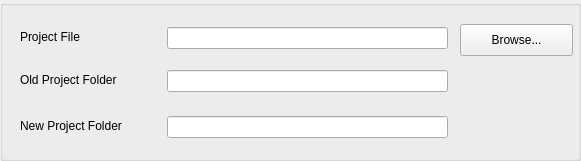
  <widget class="QGroupBox" name="groupBox">
   <property name="geometry">
    <rect>
     <x>15</x>
     <y>64</y>
     <width>581</width>
     <height>161</height>
    </rect>
   </property>
   <property name="title">
    <string/>
   </property>
   <widget class="QLineEdit" name="lineEdit">
    <property name="geometry">
     <rect>
      <x>167</x>
      <y>27</y>
      <width>281</width>
      <height>22</height>
     </rect>
    </property>
    <property name="font">
     <font>
      <weight>75</weight>
      <bold>true</bold>
     </font>
    </property>
    <property name="toolTip">
     <string>Existing Project is a project that was not created on some other computer or Home directory structure has been altered (by moving or renaming).</string>
    </property>
   </widget>
   <widget class="QLabel" name="label_2">
    <property name="geometry">
     <rect>
      <x>20</x>
      <y>28</y>
      <width>111</width>
      <height>17</height>
     </rect>
    </property>
    <property name="toolTip">
     <string>Existing Project is a project that was not created on some other computer or Home directory structure has been altered (by moving or renaming).</string>
    </property>
    <property name="text">
     <string>Project File</string>
    </property>
   </widget>
   <widget class="QPushButton" name="pushButtonProject">
    <property name="geometry">
     <rect>
      <x>460</x>
      <y>24</y>
      <width>113</width>
      <height>32</height>
     </rect>
    </property>
    <property name="toolTip">
     <string>Existing Project is a project that was not created on some other computer or Home directory structure has been altered (by moving or renaming).</string>
    </property>
    <property name="text">
     <string>Browse...</string>
    </property>
    <property name="autoDefault">
     <bool>false</bool>
    </property>
    <property name="default">
     <bool>false</bool>
    </property>
   </widget>
   <widget class="QLineEdit" name="lineEditOld">
    <property name="geometry">
     <rect>
      <x>167</x>
      <y>70</y>
      <width>281</width>
      <height>22</height>
     </rect>
    </property>
    <property name="font">
     <font>
      <weight>75</weight>
      <bold>true</bold>
     </font>
    </property>
   </widget>
   <widget class="QLabel" name="label_3">
    <property name="geometry">
     <rect>
      <x>20</x>
      <y>71</y>
      <width>121</width>
      <height>17</height>
     </rect>
    </property>
    <property name="toolTip">
     <string>Existing Project is a project that was not created on some other computer.</string>
    </property>
    <property name="text">
     <string>Old Project Folder</string>
    </property>
   </widget>
   <widget class="QLineEdit" name="lineEditNew">
    <property name="geometry">
     <rect>
      <x>167</x>
      <y>116</y>
      <width>281</width>
      <height>22</height>
     </rect>
    </property>
    <property name="font">
     <font>
      <weight>75</weight>
      <bold>true</bold>
     </font>
    </property>
   </widget>
   <widget class="QLabel" name="label_4">
    <property name="geometry">
     <rect>
      <x>20</x>
      <y>117</y>
      <width>131</width>
      <height>17</height>
     </rect>
    </property>
    <property name="toolTip">
     <string>Existing Project is a project that was not created on some other computer.</string>
    </property>
    <property name="text">
     <string>New Project Folder</string>
    </property>
   </widget>
  </widget>
